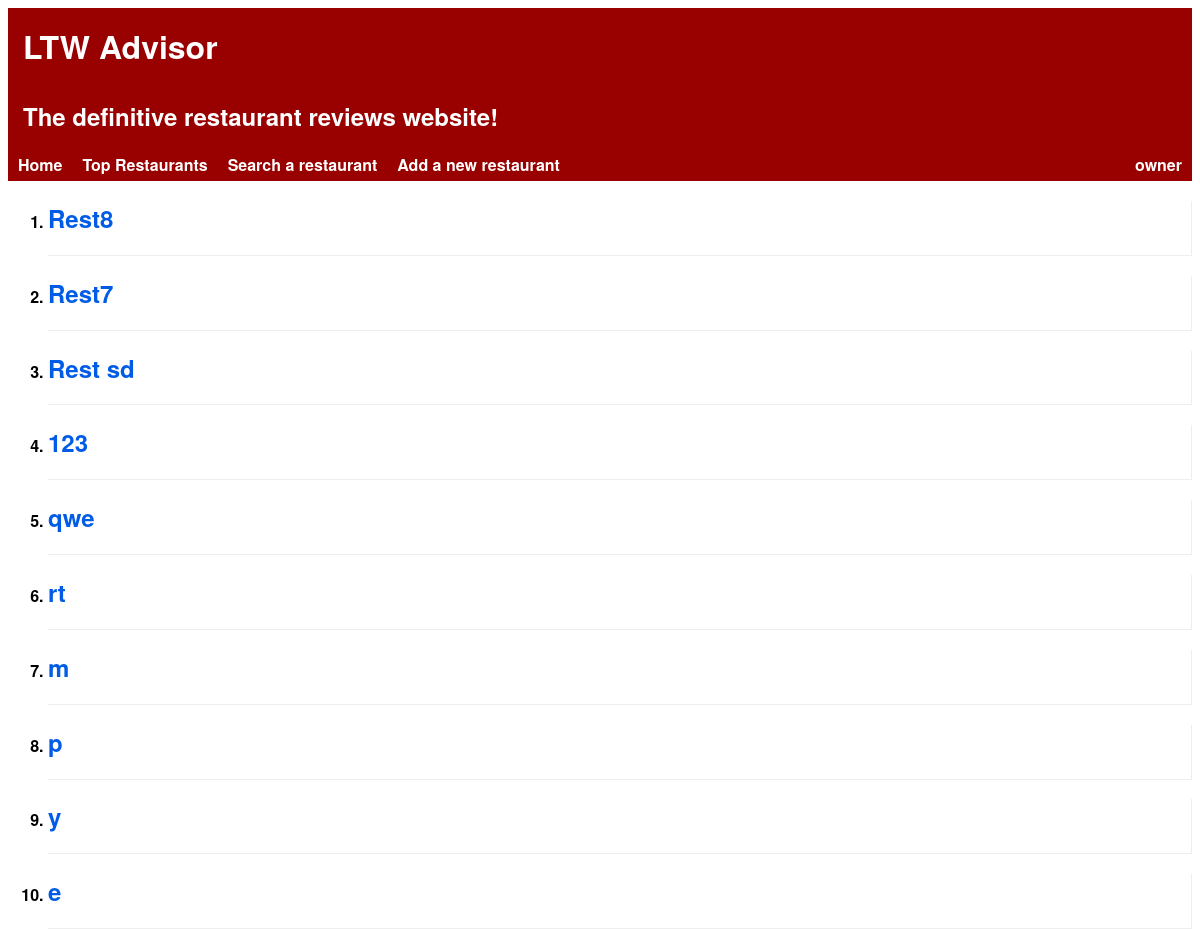
/pages/ (signed in), run on the app's committed database.
### tables this page shows
CREATE TABLE Restaurant(
    idRestaurant        INTEGER PRIMARY KEY AUTOINCREMENT,
    name                STRING NOT NULL,
    description         STRING NOT NULL,
    score               FLOAT,

    idOwner             INTEGER REFERENCES User(idUser),
    idRestaurantInfo    INTEGER REFERENCES RestaurantInfo(idRestaurantInfo)
);

### pages/index.php (called while the page is built, shortened)
<?php
    include_once('../database/connection.php');
    include_once('../database/db_restaurants.php');
    try {
        $restaurants = getNewestRestaurants();
    } catch(PDOException $e) {
        die($e->getMessage());
    }
    include_once('../templates/header.php');
    include_once('../templates/restaurants.php');
?>

### database/db_restaurants.php (called while the page is built, shortened)
<?php
    function getNewestRestaurants() {
        global $db;
        $stmt = $db->prepare('SELECT * FROM Restaurant ORDER BY idRestaurant DESC LIMIT 10');
        $stmt->execute();
        return $stmt->fetchAll();
    }
?>

### templates/restaurants.php (the view, shortened to what this page needs)
<html>
<head>
<link rel="stylesheet" href="../css/top_rest.css">
</head>
</html>
<section id="restaurants">
	<ol>
    <?php foreach($_SESSION['restaurants'] as $restaurant) { ?>
    <article>
        <li> <a href="../templates/restaurant.php?idRestaurant=<?=$restaurant['idRestaurant']?>"><h2><?= $restaurant['name'] ?></h2></a> </li>
    </article>
    <?php } ?>
</section>

### templates/header.php (shortened to what this page needs)
<!DOCTYPE html>
<html>
    <head>
		<link rel="stylesheet" href="../css/style.css">
        <link rel="stylesheet" href="../css/alert.css">
        <link rel="stylesheet" href="../css/header.css">
        <link rel="stylesheet" href="../css/login_dropdown.css">
        <link rel="stylesheet" href="../css/user_dropdown.css">
        <link rel="stylesheet" href="../css/profile.css">
        <link rel="stylesheet" href="../css/font-awesome.min.css">
    </head>
    <body>
        <div id="header">
            <h1>LTW Advisor</h1>
            <h2>The definitive restaurant reviews website!</h2>
        </div>
        <div id="nav-btns" class="nav-btns">
            <ul>
                <li><a href="../pages/index.php">Home</a></li>
                <li><a href="../pages/top_restaurants.php">Top Restaurants</a></li>
                <li><a href="../pages/search_restaurant.php">Search a restaurant</a></li>
                <li><a href="../pages/add_restaurant.php">Add a new restaurant</a></li>
                <div id="user-info">
                    <?php
                        if (isset($_SESSION['username'])) {
                            include_once("../templates/user_dropdown.php");
                        } else {
                            include_once("../templates/login_dropdown.php");
                        }
                    ?>
                </div>
            </ul>
        </div>

### templates/user_dropdown.php (shortened to what this page needs)
<div class="user-dropdown">
    <a href="#"><?php echo $_SESSION['username']; ?></a>
</div>

### css/header.css (style rules this page uses)
html { font-family: 'Helvetica Neue', sans-serif; font-weight: bold; height: 100%; }
#header { background-color: #990000; color: white; padding: 0; }
#header h1, #header h2 { padding: 15px; margin: 0; }
.nav-btns ul { background-color: #990000; list-style-type: none; padding: 0; margin: 0; overflow: hidden; }
.nav-btns li { float: left; background: none; padding: 0; }
.nav-btns a, #back_btn { text-align: center; display: block; padding: 5px 10px; color: white; text-decoration: none; }

### css/user_dropdown.css (style rules this page uses)
.user-dropdown { float: right; position: relative; }

### css/top_rest.css (style rules this page uses)
#restaurants li { border-top-style: hidden; border-right-style: groove; border-bottom-style: groove; border-left-style: hidden; border-width: 1px; font-size: medium; }
#restaurants a { color: #005ce6; text-decoration: none; }

### data on the page
restaurant: name "Rest8"
restaurant: name "Rest7"
restaurant: name "Rest sd"
restaurant: name "123"
restaurant: name "qwe"
restaurant: name "rt"
restaurant: name "m"
restaurant: name "p"
restaurant: name "y"
restaurant: name "e"

### other printed values
$_SESSION['username'] "owner"
